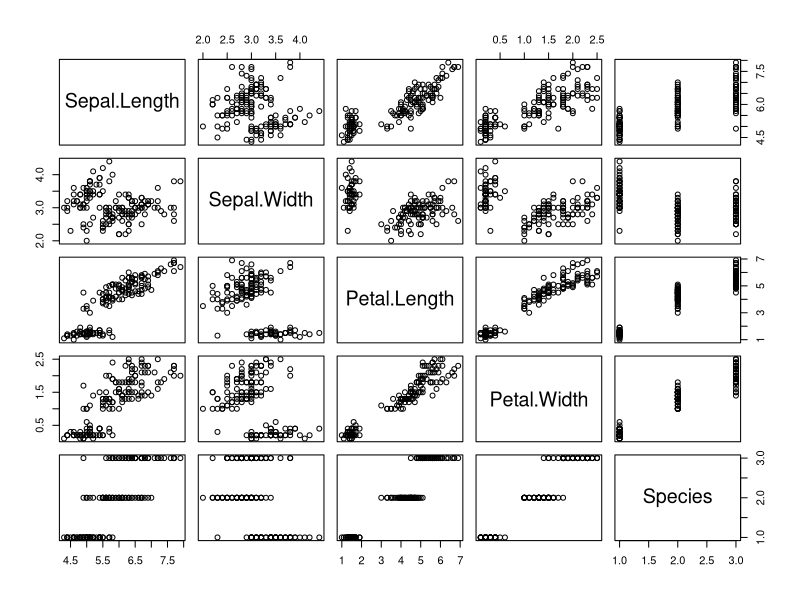
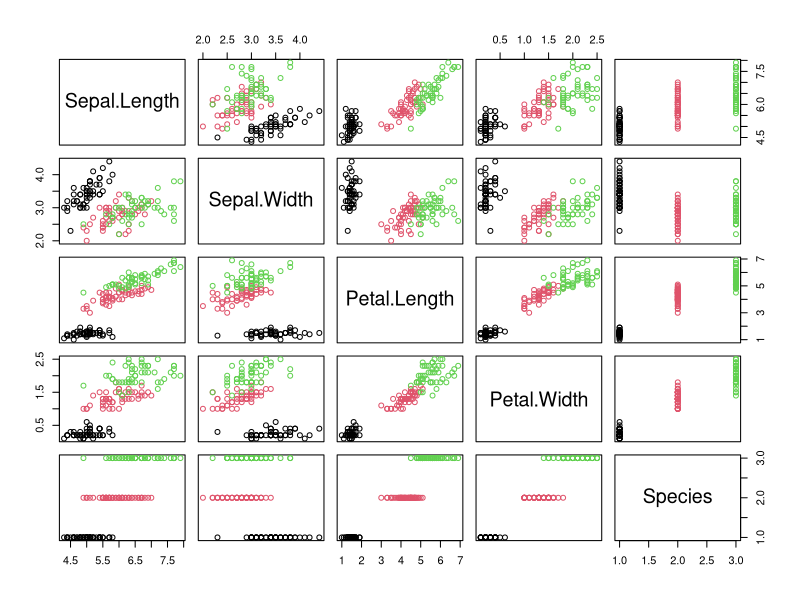
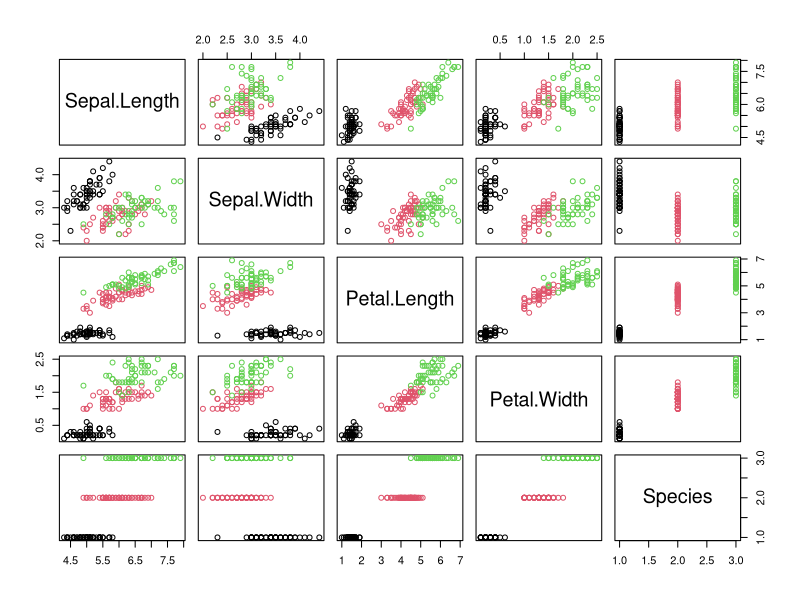

The R script that drew these images, in order:
## ---- chunk 1
data(iris)
str(iris)
## ---- chunk 2
names(iris)
## ---- chunk 3
summary(iris)
## ---- chunk 4
pairs(iris)
## ---- chunk 5
plot(iris, col=iris$Species)
## ---- chunk 6
plot(iris, col=iris$Species)
legend(7,4.3,unique(iris$Species),col=1:length(iris$Species),pch=1)
